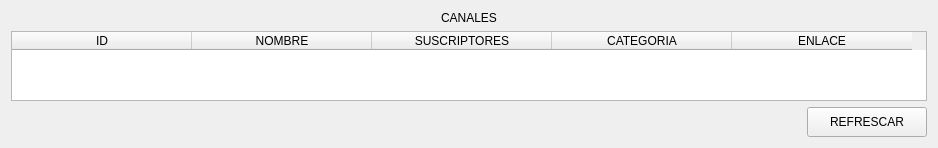
               <widget class="QWidget" name="page_datos">
                <layout class="QVBoxLayout" name="verticalLayout_4">
                 <item>
                  <widget class="QLabel" name="label">
                   <property name="minimumSize">
                    <size>
                     <width>80</width>
                     <height>0</height>
                    </size>
                   </property>
                   <property name="text">
                    <string>CANALES</string>
                   </property>
                   <property name="alignment">
                    <set>Qt::AlignCenter</set>
                   </property>
                  </widget>
                 </item>
                 <item>
                  <widget class="QTableWidget" name="tabla_datos">
                   <property name="sizeAdjustPolicy">
                    <enum>QAbstractScrollArea::AdjustToContents</enum>
                   </property>
                   <attribute name="horizontalHeaderVisible">
                    <bool>true</bool>
                   </attribute>
                   <attribute name="horizontalHeaderCascadingSectionResizes">
                    <bool>true</bool>
                   </attribute>
                   <attribute name="horizontalHeaderDefaultSectionSize">
                    <number>180</number>
                   </attribute>
                   <attribute name="horizontalHeaderHighlightSections">
                    <bool>true</bool>
                   </attribute>
                   <attribute name="horizontalHeaderMinimumSectionSize">
                    <number>40</number>
                   </attribute>
                   <attribute name="horizontalHeaderShowSortIndicator" stdset="0">
                    <bool>true</bool>
                   </attribute>
                   <attribute name="horizontalHeaderStretchLastSection">
                    <bool>false</bool>
                   </attribute>
                   <attribute name="verticalHeaderCascadingSectionResizes">
                    <bool>false</bool>
                   </attribute>
                   <column>
                    <property name="text">
                     <string>ID</string>
                    </property>
                   </column>
                   <column>
                    <property name="text">
                     <string>NOMBRE</string>
                    </property>
                    <property name="textAlignment">
                     <set>AlignCenter</set>
                    </property>
                   </column>
                   <column>
                    <property name="text">
                     <string>SUSCRIPTORES</string>
                    </property>
                    <property name="textAlignment">
                     <set>AlignCenter</set>
                    </property>
                   </column>
                   <column>
                    <property name="text">
                     <string>CATEGORIA</string>
                    </property>
                    <property name="textAlignment">
                     <set>AlignCenter</set>
                    </property>
                   </column>
                   <column>
                    <property name="text">
                     <string>ENLACE</string>
                    </property>
                    <property name="textAlignment">
                     <set>AlignCenter</set>
                    </property>
                   </column>
                  </widget>
                 </item>
                 <item>
                  <layout class="QHBoxLayout" name="horizontalLayout_4">
                   <item>
                    <spacer name="horizontalSpacer_2">
                     <property name="orientation">
                      <enum>Qt::Horizontal</enum>
                     </property>
                     <property name="sizeHint" stdset="0">
                      <size>
                       <width>40</width>
                       <height>20</height>
                      </size>
                     </property>
                    </spacer>
                   </item>
                   <item>
                    <widget class="QPushButton" name="bt_refrescar">
                     <property name="minimumSize">
                      <size>
                       <width>120</width>
                       <height>30</height>
                      </size>
                     </property>
                     <property name="text">
                      <string>REFRESCAR</string>
                     </property>
                    </widget>
                   </item>
                  </layout>
                 </item>
                </layout>
               </widget>
